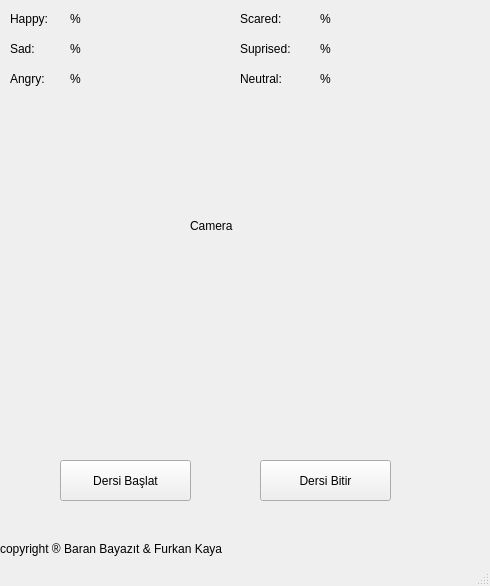
<?xml version="1.0" encoding="UTF-8"?>
<ui version="4.0">
 <class>MainWindow</class>
 <widget class="QMainWindow" name="MainWindow">
  <property name="geometry">
   <rect>
    <x>0</x>
    <y>0</y>
    <width>490</width>
    <height>586</height>
   </rect>
  </property>
  <property name="windowTitle">
   <string>Smart Class V 1.0</string>
  </property>
  <widget class="QWidget" name="centralwidget">
   <widget class="QPushButton" name="pushButton">
    <property name="geometry">
     <rect>
      <x>60</x>
      <y>460</y>
      <width>131</width>
      <height>41</height>
     </rect>
    </property>
    <property name="text">
     <string>Dersi Başlat</string>
    </property>
   </widget>
   <widget class="QPushButton" name="pushButton_2">
    <property name="geometry">
     <rect>
      <x>260</x>
      <y>460</y>
      <width>131</width>
      <height>41</height>
     </rect>
    </property>
    <property name="text">
     <string>Dersi Bitir</string>
    </property>
   </widget>
   <widget class="QLabel" name="label">
    <property name="geometry">
     <rect>
      <x>190</x>
      <y>210</y>
      <width>81</width>
      <height>31</height>
     </rect>
    </property>
    <property name="text">
     <string>Camera</string>
    </property>
   </widget>
   <widget class="QLabel" name="happyLabel">
    <property name="geometry">
     <rect>
      <x>10</x>
      <y>10</y>
      <width>67</width>
      <height>17</height>
     </rect>
    </property>
    <property name="text">
     <string>Happy:</string>
    </property>
   </widget>
   <widget class="QLabel" name="sadLabel">
    <property name="geometry">
     <rect>
      <x>10</x>
      <y>40</y>
      <width>67</width>
      <height>17</height>
     </rect>
    </property>
    <property name="text">
     <string>Sad:</string>
    </property>
   </widget>
   <widget class="QLabel" name="angryLabel">
    <property name="geometry">
     <rect>
      <x>10</x>
      <y>70</y>
      <width>67</width>
      <height>17</height>
     </rect>
    </property>
    <property name="text">
     <string>Angry:</string>
    </property>
   </widget>
   <widget class="QLabel" name="scaredLabel">
    <property name="geometry">
     <rect>
      <x>240</x>
      <y>10</y>
      <width>67</width>
      <height>17</height>
     </rect>
    </property>
    <property name="text">
     <string>Scared:</string>
    </property>
   </widget>
   <widget class="QLabel" name="suprisedLabel">
    <property name="geometry">
     <rect>
      <x>240</x>
      <y>40</y>
      <width>67</width>
      <height>17</height>
     </rect>
    </property>
    <property name="text">
     <string>Suprised:</string>
    </property>
   </widget>
   <widget class="QLabel" name="neutralLabel">
    <property name="geometry">
     <rect>
      <x>240</x>
      <y>70</y>
      <width>67</width>
      <height>17</height>
     </rect>
    </property>
    <property name="text">
     <string>Neutral:</string>
    </property>
   </widget>
   <widget class="QLabel" name="happyRate">
    <property name="geometry">
     <rect>
      <x>70</x>
      <y>10</y>
      <width>67</width>
      <height>17</height>
     </rect>
    </property>
    <property name="text">
     <string>%</string>
    </property>
    <property name="textFormat">
     <enum>Qt::AutoText</enum>
    </property>
   </widget>
   <widget class="QLabel" name="sadRate">
    <property name="geometry">
     <rect>
      <x>70</x>
      <y>40</y>
      <width>67</width>
      <height>17</height>
     </rect>
    </property>
    <property name="text">
     <string>%</string>
    </property>
   </widget>
   <widget class="QLabel" name="angryRate">
    <property name="geometry">
     <rect>
      <x>70</x>
      <y>70</y>
      <width>67</width>
      <height>17</height>
     </rect>
    </property>
    <property name="text">
     <string>%</string>
    </property>
   </widget>
   <widget class="QLabel" name="scaredRate">
    <property name="geometry">
     <rect>
      <x>320</x>
      <y>10</y>
      <width>67</width>
      <height>17</height>
     </rect>
    </property>
    <property name="text">
     <string>%</string>
    </property>
   </widget>
   <widget class="QLabel" name="suprisedRate">
    <property name="geometry">
     <rect>
      <x>320</x>
      <y>40</y>
      <width>67</width>
      <height>17</height>
     </rect>
    </property>
    <property name="text">
     <string>%</string>
    </property>
   </widget>
   <widget class="QLabel" name="neutralRate">
    <property name="geometry">
     <rect>
      <x>320</x>
      <y>70</y>
      <width>67</width>
      <height>17</height>
     </rect>
    </property>
    <property name="text">
     <string>%</string>
    </property>
   </widget>
   <widget class="QLabel" name="label_2">
    <property name="geometry">
     <rect>
      <x>0</x>
      <y>540</y>
      <width>481</width>
      <height>17</height>
     </rect>
    </property>
    <property name="text">
     <string>copyright ® Baran Bayazıt &amp; Furkan Kaya</string>
    </property>
   </widget>
  </widget>
  <widget class="QStatusBar" name="statusbar"/>
 </widget>
 <resources/>
 <connections/>
</ui>
